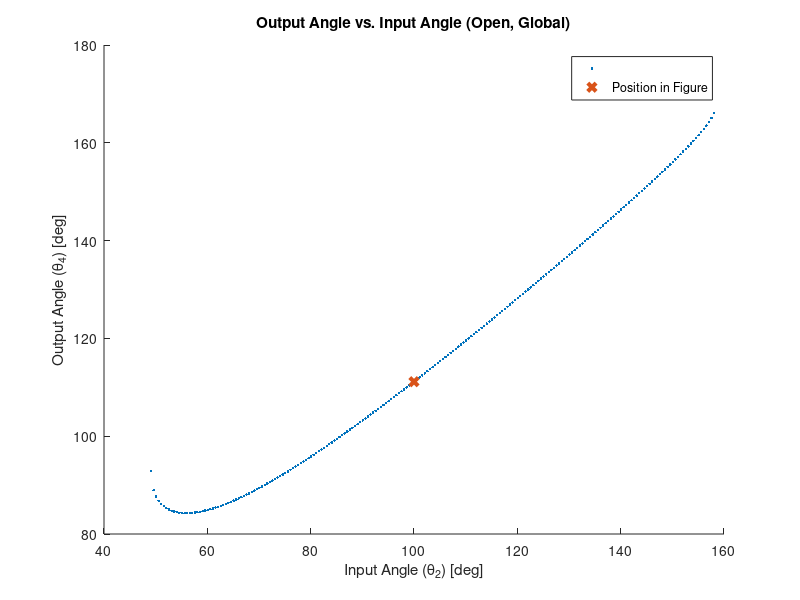
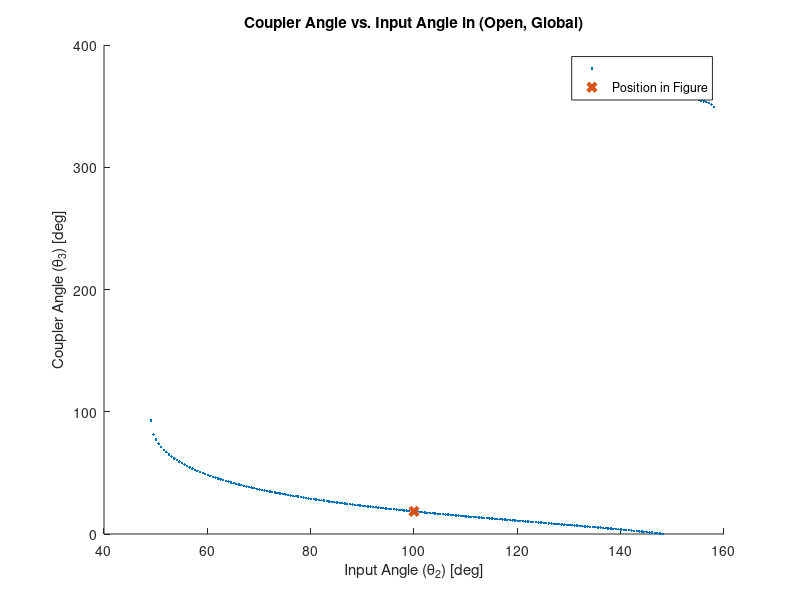
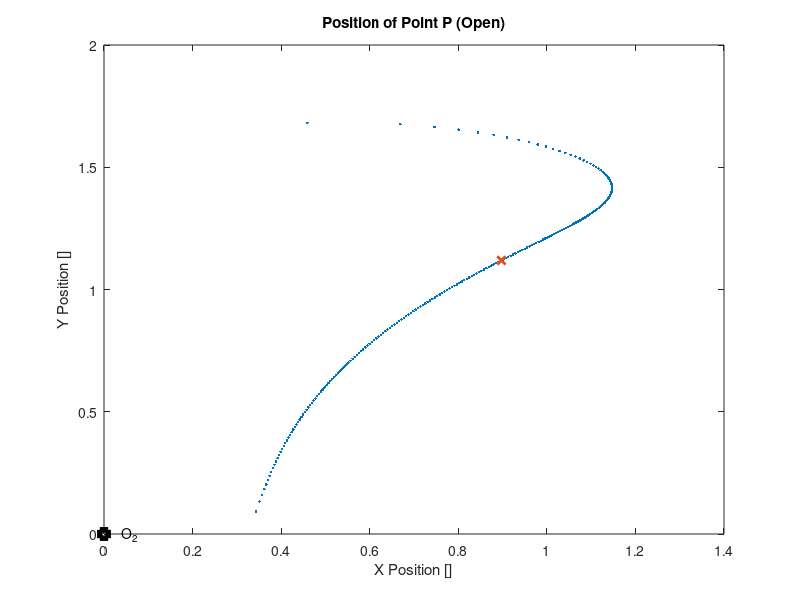
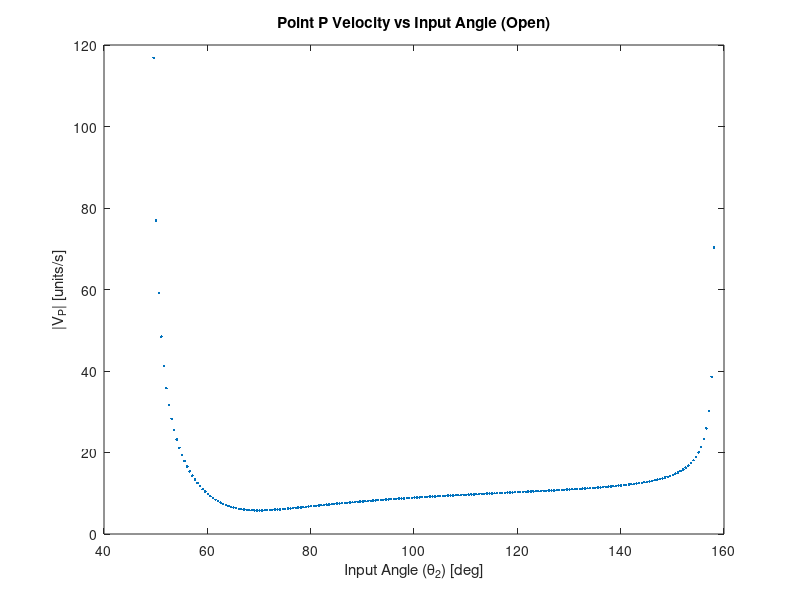

The MATLAB script that drew these images, in order:
%% ME480 Mechanism Solver
%Author: Michael Pagan
clc, clear, close all

%% Problem Type
%Select mechanism
crankslider = 0; %
slidercrank = 0; %
fourbar = 0; %
fourbar_to_crankslider = 0; %
slidercrank_to_fourbar = 0; %

%% 4 Bar Pin Joint Mechanism Parameters
% Link lengths
a = 0.785; %input (crank) length
b = 0.356; %coupler length
c = 0.95; %output length
d = 0.544; %ground length

% transform between local and global coordinates
theta1 = (0); %ccw angle from local +x axis to global X axis
     %local +x points from crank ground to ouput ground (O2 to O4)
     
% point of interest P on linkage
P_link = 'b'; %define which link the point is on: 'a' 'b' or 'c'
p = 1.09; %distance from link pin joint to desired point P (e.g. AP)
delta = 0; %fixed angle between selected link vector and point vector on 
                %link. e.g. angle between AB and AP. cw = negative
                
% position of mechanism shown in figure
theta2_fig_g = 100; %approximate theta 2 for determining configuration of 
                    %figure. Global system. Must be between 0-360 deg.
theta2_fig_l = theta2_fig_g + theta1;                    
theta3_fig_g = 20; %approximate theta 3 for determining configuration of 
                    %figure. Global system. Must be between 0-360 deg.
omega_2 = 100*2*pi/60; %input velocity

%Custom input range for crank in local coordinates
override_togs = 0; %change to 1 to use custom range
custom_input = theta2_fig_l; %specify custom range LOCAL coordinates

%% Crank-Slider Mechanism Parameters
% link lengths
a_cs = c; %crank-slider crank
b_cs = 5.40; %crank-slider coupler
c_cs = 0; %crank-slider offset: normal distance from O2_cs to slider dof

% define crank of crank-slider
fourbarlink_equivalent = 'c';
connection = 'p'; %end point of crank-slider crank link. e.g. if 4bar
                %precedes crank-slider and 4bar output is the cs input,'c'

theta3_cs_fig_g = 315; %approximate theta 3 of crank slider. 
                    %for determining configuration of figure
                    %Global system. Must be between 0-360 deg.
                    
%%%%%%%%%%%%%%%%%%%%%%%%%%%%%%%%%%%%%%%%%%%%%%%%%%%%%%%%%%%%%%%%%%%%%%%%%%
%%%%%%%%%%%%%%%%%%%%%%%%%%%%%%%%%%%%%%%%%%%%%%%%%%%%%%%%%%%%%%%%%%%%%%%%%%
%   _  _     ____          _____    _____ _____ _   _ 
%  | || |   |  _ \   /\   |  __ \  |  __ \_   _| \ | |
%  | || |_  | |_) | /  \  | |__) | | |__) || | |  \| |
%  |__   _| |  _ < / /\ \ |  _  /  |  ___/ | | | . ` |
%     | |   | |_) / ____ \| | \ \  | |    _| |_| |\  |
%     |_|   |____/_/    \_\_|  \_\ |_|   |_____|_| \_|
%%%%%%%%%%%%%%%%%%%%%%%%%%%%%%%%%%%%%%%%%%%%%%%%%%%%%%%%%%%%%%%%%%%%%%%%%%                                                   
%% Toggle Positions
% Grashof determination
links = [a,b,c,d];
grash = 0; %flag for grashof
if (max(links)+ min(links)) <= sum(links)-(max(links)+ min(links))
    disp('GRASHOF MECHANISM')
    grash = 1;
else
    disp('NON-GRASHOF MECHANISM')
end

% Determine toggle points
%Flags for number of toggles
Onetog = 0;
Twotog = 0;
Notog = 0;

% Test for NaN case
tog1_inards = (a^2+d^2-b^2-c^2)/(2*a*d)+b*c/(a*d);
tog2_inards = (a^2+d^2-b^2-c^2)/(2*a*d)-b*c/(a*d);

% Calculate the two toggle positions, in local coordinates
if xor((abs(tog1_inards) > 1), (abs(tog2_inards) > 1))
    %checks that ONLY one of the toggle equations is valid
    Onetog = 1; %flag that we have opposite/equal togs
    disp('EQUAL AND OPPOSITE TOGGLE POSITIONS')
    if abs(tog1_inards) < 1 %plus case is valid
        theta_tog1_l = (acosd(tog1_inards)); %plus
        theta_tog2_l = -theta_tog1_l;

    else %minus case is valid
        theta_tog2_l = (acosd(tog2_inards)); % minus
        theta_tog1_l = -theta_tog2_l;
    end
elseif (abs(tog1_inards) > 1) && (abs(tog2_inards) > 1) 
    %checks that NEITHER toggle equations are valid
    disp('NO TOGGLE POSITIONS')
    Notog = 1;
else %both toggle equations must be valid
    disp('TWO UNIQUE TOGGLE POSITIONS')
    Twotog = 1;
    theta_tog1_l = (acosd(tog1_inards)); % plus
    theta_tog2_l = (acosd(tog2_inards)); % minus
end
%create vector with original toggle points
togs_l = [theta_tog1_l, theta_tog2_l];

% create vector with positive toggle points
togs_l_pos = togs_l + 360.*(togs_l < 0);

% convert to global
togs_g = togs_l_pos - theta1;

%% Create input vector for current configuration
%determine if approximate theta 2 is between cw or ccw range of togs
if theta2_fig_l < max(togs_l_pos) && theta2_fig_g > min(togs_l_pos)
    toggle_dir = 1; %in this case the configuration lies in the ccw range
                    %of the toggle positions
else
    toggle_dir = 0; %else configuration must be in the cw range
end

%case for opposite and equal toggle angles. abs will be 0 to 180 deg
if override_togs > 0
    theta2l = custom_input;
    theta2g = theta2l - theta1;
else
    if Onetog
        % case for opposite and equal toggle angles
        if toggle_dir < 1 %from positive tog through +x axis to negative tog
            theta2l = flip(min(togs_l):0.5:max(togs_l)); %local
            theta2l = theta2l + 360.*(theta2l < 0);
        else % from positive tog through -x axis to negative tog
            theta2l = min(togs_l_pos):0.5:max(togs_l_pos); %local
        end

    elseif Twotog
        %case for two unique toggle points. togs will be [0 , 180] deg local
        % direction irrelevant bc range does not cross x axis
        theta2l = min(togs_l):0.5:max(togs_l); %local

    elseif grash
        %case for no toggle points. Input angle theta 2 can go 360 deg
        theta2l = 0:0.5:360;
        theta2g = theta2l;
    end
end

% convert local input range to global
if not(Notog)
    theta2g = theta2l - theta1;
    theta2g = theta2g + 360.*(theta2g < 0);
end

% Make all negative input angles positive
theta2l = theta2l + 360.*(theta2l < 0);

%% Calculated Parameters
k1 = d/a;
k2 = d/c;
k3 = (a^2-b^2+c^2+d^2)/(2*a*c);
k4 = d/b;
k5 = (c^2-d^2-a^2-b^2)/(2*a*b);

A = cosd(theta2l)-k1-k2*cosd(theta2l)+k3;
B = -2*sind(theta2l);
C = k1-(k2+1)*cosd(theta2l)+k3;
D = cosd(theta2l)-k1+k4*cosd(theta2l)+k5;
E = -2*sind(theta2l);
F = k1 + (k4-1)*cosd(theta2l)+k5;

%% Output Angle Theta 4

%OPEN CONFIGURATION
%calculate the open configuration output angle. "Minus" eq
%find and remove imaginary input arguments
Q_m4 = (-B-sqrt(B.^2-4*A.*C));
Q_m4(imag(Q_m4) ~= 0) = NaN;
%calculate the angle
theta4open_l = (2*atan2d(Q_m4, 2*A)); %local,
%convert to global. We only report output angles in global.
theta4open_g = theta4open_l - theta1;
%find and correct large and/or negative angles
for j = 1:2 %loop through twice for angles < -360
    theta4open_g = theta4open_g + 360.*(theta4open_g < 0);
end

%CLOSED CONFIGURATION
%calculate the closed configuration output angle. "Plus" eq
%find and remove imaginary input arguments
Q_p4 = (-B+sqrt(B.^2-4*A.*C));
Q_p4(imag(Q_p4) ~= 0) = NaN;
%calculate the angle
theta4closed_l = (2*atan2d(Q_p4,2*A));%local,
%convert to global
theta4closed_g = theta4closed_l - theta1;
%find and correct large and/or negative angles
for j = 1:2
    theta4closed_g = theta4closed_g + 360.*(theta4closed_g < 0);
end

%DEPICTED CONFIGURATION
%calculate D,E,F for the current position
A_fig = cosd(theta2_fig_l)-k1-k2*cosd(theta2_fig_l)+k3;
B_fig = -2*sind(theta2_fig_l);
C_fig = k1-(k2+1)*cosd(theta2_fig_l)+k3;
%calculate closed theta 3 for current position
theta4closed_fig_l = (2*atan2d(-B_fig+sqrt(B_fig.^2-4*A_fig.*C_fig),...
                                    2*A_fig)); %local, plus
%convert to global                  
theta4closed_fig_g = theta4closed_fig_l - theta1; 

%calculate open theta 3 for current position
theta4open_fig_l = 2*atan2d(-B_fig-sqrt(B_fig.^2-4*A_fig.*C_fig),...
                                    2*A_fig); %local, minus
%convert to global                    
theta4open_fig_g = theta4open_fig_l - theta1;

%make sure angles are 0-360
for k = 1:2
    theta4open_fig_g = theta4open_fig_g + 360.*(theta4open_fig_g < 0);
    theta4closed_fig_g = theta4closed_fig_g + 360.*(theta4closed_fig_g < 0);
end

%% Coupler Angle Theta 3

%OPEN CONFIGURATION
%calculate the open configuration coupler angle. "Minus case"
%find and remove imaginary input arguments
Q_m3 = (-E-sqrt(E.^2-4*D.*F));
Q_m3(imag(Q_m3) ~= 0) = NaN;
%calculate the angle
theta3open_l = (2*atan2d(Q_m3,2*D));%local, 
%convert to global
theta3open_g = theta3open_l - theta1;
%find and correct negative angles
for j = 1:2
    theta3open_g = theta3open_g + 360.*(theta3open_g < 0);
end

%CLOSED CONFIGURATION
%calculate the closed configuration coupler angle. "Plus case:"
%find and remove imaginary input arguments
Q_p3 = (-E+sqrt(E.^2-4*D.*F));
Q_p3(imag(Q_p3) ~= 0) = NaN;
%calculate the angle
theta3closed_l = (2*atan2d(Q_p3, 2*D)); %local, plus
%convert to global
theta3closed_g = theta3closed_l - theta1; %
for j = 1:2
    theta3closed_g = theta3closed_g + 360.*(theta3closed_g < 0);
end

%DEPICTED CONFIGURATION
%calculate current coupler angle in given figure based on estimated theta2
%calculate D,E,F for the current position
D_fig = cosd(theta2_fig_l)-k1+k4*cosd(theta2_fig_l)+k5;
E_fig = -2*sind(theta2_fig_l);
F_fig = k1 + (k4-1)*cosd(theta2_fig_l)+k5;
%calculate closed theta 3 for current position
theta3closed_fig_l = (2*atan2d((-E_fig+sqrt(E_fig.^2-4*D_fig.*F_fig)),...
                      2*D_fig)); %local, plus
%convert to global                  
theta3closed_fig_g = theta3closed_fig_l - theta1; 

%calculate open theta 3 for current position
theta3open_fig_l = (2*atan2d((-E_fig-sqrt(E_fig.^2-4*D_fig.*F_fig)),...
                        2*D_fig));%local, 
%convert to global                    
theta3open_fig_g = theta3open_fig_l - theta1;

%make sure angles are 0-360
for k = 1:2
    theta3open_fig_g = theta3open_fig_g + 360.*(theta3open_fig_g < 0);
    theta3closed_fig_g = theta3closed_fig_g + 360.*(theta3closed_fig_g < 0);
end

%% Determine Configuration of Depiction in Figure
%check if open or closed coupler angle is closer to visually-estimated
    %coupler angle in figure. Comparison of absolute differences
if abs(theta3open_fig_g-theta3_fig_g) > abs(theta3closed_fig_g-theta3_fig_g)
    disp('CURRENT POSITION IN FIGURE IS CLOSED CONFIGURATION')
    % flags for open/closed
    closed = 1;
    open = 0;
    
    theta3current_fig_g = theta3closed_fig_g;
    theta4current_fig_g = theta4closed_fig_g;
    
    theta3g = theta3closed_g;
    theta4g = theta4closed_g;
else
    disp('CURRENT POSITION IN FIGURE IS OPEN CONFIGURATION')
    % flags for open/closed
    open = 1;
    closed = 0; 
    
    theta3current_fig_g = theta3open_fig_g;
    theta4current_fig_g = theta4open_fig_g;
    
    theta3g = theta3open_g;
    theta4g = theta4open_g;
end

%ensure the angles are (0-360)
for k = 1:2
    theta3current_fig_g = theta3current_fig_g + 360.*(theta3current_fig_g < 0);
    theta3current_fig_g = theta3current_fig_g - 360.*(theta3current_fig_g > 360);
    theta4current_fig_g = theta4current_fig_g + 360.*(theta4current_fig_g < 0);
    theta4current_fig_g = theta4current_fig_g - 360.*(theta4current_fig_g > 360);
end

%% Print Relevant Values
if length(theta2g) == 1
    fprintf('For Theta2g = %.3f:\nTheta3g = %.3f\n',theta2g, theta3g)
    fprintf('Theta4g = %.3f\n\n', theta4g)
    fprintf('Angles shown in the figure:\nTheta2g_fig = %.3f:\n',...
        theta2_fig_g)
    fprintf('Theta3g_fig = %.3f\nTheta4g_fig = %.3f\n\n', ...
        theta3current_fig_g, theta4current_fig_g)
end

%% Plot Coupler and Output Angles
figure(1)
hold on
plot(theta2g, theta4g,'.')
xlabel('Input Angle (\theta_2) [deg]')
ylabel('Output Angle (\theta_4) [deg]')
plot(theta2_fig_g, theta4current_fig_g, 'x','linewidth',3)
legend( '', 'Position in Figure')
if open
    title('Output Angle vs. Input Angle (Open, Global)')
else
    title('Output Angle vs. Input Angle (Closed, Global)')
end

figure(2)
hold on
plot(theta2g, theta3g, '.');
xlabel('Input Angle (\theta_2) [deg]')
ylabel('Coupler Angle (\theta_3) [deg]')
plot(theta2_fig_g, theta3current_fig_g, 'x','linewidth',3)
legend('','Position in Figure')
if open
    title('Coupler Angle vs. Input Angle in (Open, Global)')
else
    title('Coupler Angle vs. Input Angle in (Closed, Global)')
end

%% Point P on Coupler
%find the vector P in global space. 
if P_link == 'a' %point P is on link a (input). Pinned at O2
    %find angle of  O2P
    thetaP_g = theta2g + delta;
    
    % P-> = AP-> relative to O2
    P = p*cosd(thetaP_g) + 1i*p*sind(thetaP_g);  
    
    %current position of point P
    thetaPcurrent_g = theta2_fig_g + delta;
    P_current = p*cosd(thetaPcurrent_g) + 1i*p*sind(thetaPcurrent_g);  
    
elseif P_link == 'b' %point P is on link b (coupler). Pinned at A
    %find angle of AP
    thetaP_g = theta3g + delta;
    
    %P-> = AB-> + BP-> relative to O2
    P = a*cosd(theta2g) + p*cosd(thetaP_g) + ...
        1i*(a*sind(theta2g) + p*sind(thetaP_g));
    
    %current position of point P
    thetaPcurrent_g = theta3current_fig_g + delta;
    P_current = a*cosd(theta2_fig_g) + p*cosd(thetaPcurrent_g) + ...
        1i*(a*sind(theta2_fig_g) + p*sind(thetaPcurrent_g));
    
elseif P_link == 'c' %point P is on link c (output)
    %find angle O4P
    thetaP_g = theta4g + delta;
                                       
    
    % P-> = O2P-> relative to O4
    P = p*cosd((thetaP_g)) + 1i*p*sind((thetaP_g));

    %current position of point P relative to O4
    thetaPcurrent_g = theta4current_fig_g + delta;
    P_current = p*cosd(thetaPcurrent_g) + 1i*p*sind(thetaPcurrent_g); 
    
else %point P link incorrectly defined
    disp('Incorrect definition of link for point P. Check  var ''P_link''')
end

Px = real(P);
Py = imag(P);
Px_current = real(P_current);
Py_current = imag(P_current);

%% Plot Position on Coupler

figure(4)
daspect([1 1 1]);
plot(Px, Py, '.')
xlabel('X Position []')
ylabel('Y Position []')

if open
    title('Position of Point P (Open)')
else
    title('Position of Point P (Closed)')
end

hold on
%plot current position of P
plot(Px_current, Py_current, 'x','linewidth',2)

%plot and label the origin
plot(0,0,'ks','linewidth', 4)
if P_link == 'b' || P_link == 'a' %O2 is at the origin
    text(.05*range([Px]),0, {'O_2'})
elseif P_link == 'c' %O4 is at origin
    text(.05*range([Px]),0, {'O_4'})
end

%% Velocity Analysis
omega_3 = a*omega_2/b .* (sind(theta4g-theta2g)./sind(theta3g-...
    theta4g));
omega_4 = a*omega_2/c .* (sind(-theta3g+theta2g)./sind(theta4g-...
    theta3g));

% filter out very high velocities
omega_3(abs(theta3g-theta4g) < 0.1) = NaN;
omega_4(abs(theta3g-theta4g) < 0.1) = NaN;

% velocity of A (crank end), is tangential to crank arc
VA_g = a*omega_2*(-sind(theta2g)+1i*cosd(theta2g));

% velocity of B relative to A
VBA_g = b*omega_3 .*(-sind(theta3g)+1i*cosd(theta3g));

% velocity of B, is tangential to output arc
VB_g = c*omega_4 .*(-sind(theta4g)+1i.*cosd(theta4g));

% velocity of P relative to A
VPA_g = p*omega_3 .* -sind(theta3g + delta) + 1i*p.*omega_3 ...
    .* cosd(theta3g+delta);
% velocity of P
VP_g = VA_g + VPA_g;

% velocity magnitudes
VA_mag = abs(VA_g);
VB_mag = abs(VB_g);
VP_mag = abs(VP_g);

%% Plot velocity
figure(5)
plot(theta2g, VP_mag, '.');
xlabel('Input Angle (\theta_2) [deg]')
ylabel('|V_P| [units/s]')

if open
    title('Point P Velocity vs Input Angle (Open)')
else
    title('Point P Velocity vs Input Angle (Closed)')
end

return
%%%%%%%%%%%%%%%%%%%%%%%%%%%%%%%%%%%%%%%%%%%%%%%%%%%%%%%%%%%%%%%%%%%%%%%%%%
%    _____ _____            _   _ _  __ _____ _      _____ _____  ______ 
%   / ____|  __ \     /\   | \ | | |/ // ____| |    |_   _|  __ \|  ____|
%  | |    | |__) |   /  \  |  \| | ' /| (___ | |      | | | |  | | |__   
%  | |    |  _  /   / /\ \ | . ` |  <  \___ \| |      | | | |  | |  __|  
%  | |____| | \ \  / ____ \| |\  | . \ ____) | |____ _| |_| |__| | |____ 
%   \_____|_|  \_\/_/    \_\_| \_|_|\_\_____/|______|_____|_____/|______|
%%%%%%%%%%%%%%%%%%%%%%%%%%%%%%%%%%%%%%%%%%%%%%%%%%%%%%%%%%%%%%%%%%%%%%%%%%                                                                       
%% Determine Configuration of Crank-Slider Mechanism

% find theta3cs open and closed for theta2cs_g, compare to theta3_cs_fig_g
% using absolute method again.




%% Velocity Analysis
theta2cs_g = thetaP_g;
% theta4cs_g, theta3cs_g



% assign crank-slider input as 4bar output if applicable
if fourbar_to_crankslider
    theta2cs_g = thetaP_g;
else %crank slider input
    theta2cs_g = 0:0.5:360; %there are no toggle positions for cs
end

theta3cs_closed_g = asind((a_cs*sind(theta2cs_closed_g)-c_cs)/b_cs);
d_cs_closed_g = a_cs*cosd(theta2cs_closed_g)-b_cs*cosd(theta3cs_closed_g);

theta3cs_open_g = asind(-(a_cs*sind(theta2cs_open_g)-c_cs)/b_cs)+180;
d_cs_open_g = a_cs*cosd(theta2cs_open_g)-b_cs*cosd(theta3cs_open_g);

%slider position must be >0 for this mechanism
d_cs_open_g(d_cs_open_g<0) = NaN;
d_cs_closed_g(d_cs_closed_g<0) = NaN;
%Plot the position of the slider
figure(6)
plot(d_cs_open_g, zeros(length(d_cs_open_g)),'.')
title('Slider Position')
xlabel('X Position [units]')
ylabel('Y Position [units]')
hold on
%Assuming pinned joint of crank is origin
plot(0,0,'ks','linewidth', 5)
daspect([1 1 1]);
text(.05*range(d_cs_open_g),0, {'O_2'})

%% Velocity of slider
omega2_cs = omega_4open;

omega3_cs_open = a_cs/b_cs * cosd(theta2cs_open_g)/cosd(theta3cs_open_g)...
    *omega2_cs;
omega3_cs_closed = a_cs/b_cs * cosd(theta2cs_closed_g)/cosd(theta3cs_closed_g)...
    *omega2_cs;

d_cs_dot_open = -a_cs*omega2_cs.*sind(theta2cs_open_g)+b_cs*omega3_cs_open...
    .*sind(theta3cs_open_g);
d_cs_dot_closed = -a_cs*omega2_cs.*sind(theta2cs_closed_g)+b_cs*omega3_cs_closed...
    .*sind(theta3cs_closed_g);

figure(7)
plot(theta2g, d_cs_dot_open, '.');
title('Slider Velocity vs Input Angle (Global)')
xlabel('Input Angle (\theta_2) [deg]')
ylabel('V_C [units/s]')
